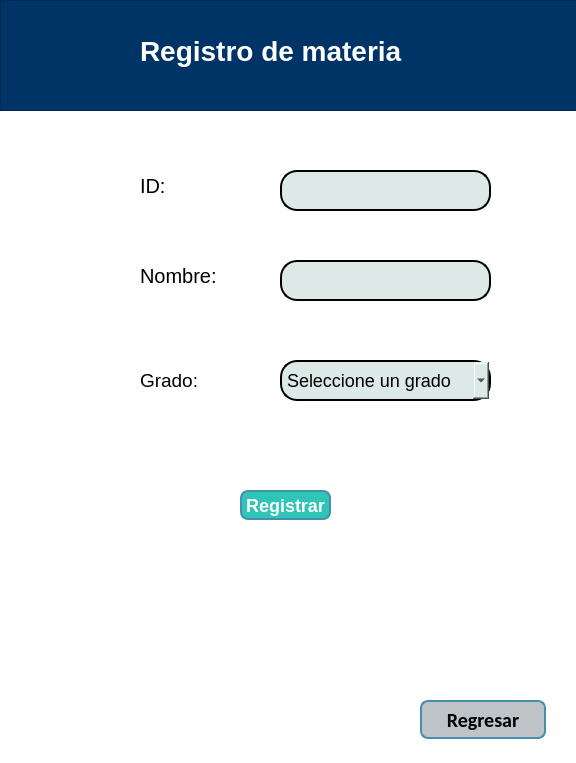
<?xml version="1.0" encoding="UTF-8"?>
<ui version="4.0">
 <class>Dialog</class>
 <widget class="QDialog" name="Dialog">
  <property name="geometry">
   <rect>
    <x>0</x>
    <y>0</y>
    <width>576</width>
    <height>763</height>
   </rect>
  </property>
  <property name="windowTitle">
   <string>Registrar Materia</string>
  </property>
  <property name="styleSheet">
   <string notr="true">background: #ffffff;</string>
  </property>
  <widget class="QLabel" name="label_10">
   <property name="geometry">
    <rect>
     <x>140</x>
     <y>170</y>
     <width>91</width>
     <height>31</height>
    </rect>
   </property>
   <property name="styleSheet">
    <string notr="true">color:#000000;
font-size: 20px;</string>
   </property>
   <property name="text">
    <string>ID:</string>
   </property>
  </widget>
  <widget class="QLineEdit" name="lbMateria">
   <property name="geometry">
    <rect>
     <x>280</x>
     <y>170</y>
     <width>211</width>
     <height>41</height>
    </rect>
   </property>
   <property name="sizePolicy">
    <sizepolicy hsizetype="Fixed" vsizetype="Fixed">
     <horstretch>0</horstretch>
     <verstretch>0</verstretch>
    </sizepolicy>
   </property>
   <property name="styleSheet">
    <string notr="true">color:#000000;
  border: 2px solid;
    border-radius: 17px;
    padding: 5px;
	background:#DCE9E6;
font-size:14px;</string>
   </property>
   <property name="alignment">
    <set>Qt::AlignLeading|Qt::AlignLeft|Qt::AlignVCenter</set>
   </property>
  </widget>
  <widget class="QLineEdit" name="lbNombre">
   <property name="geometry">
    <rect>
     <x>280</x>
     <y>260</y>
     <width>211</width>
     <height>41</height>
    </rect>
   </property>
   <property name="sizePolicy">
    <sizepolicy hsizetype="Fixed" vsizetype="Fixed">
     <horstretch>0</horstretch>
     <verstretch>0</verstretch>
    </sizepolicy>
   </property>
   <property name="font">
    <font>
     <pointsize>-1</pointsize>
    </font>
   </property>
   <property name="styleSheet">
    <string notr="true">color:#000000;
  border: 2px solid;
    border-radius: 17px;
    padding: 5px;
	background:#DCE9E6;
font-size:14px;</string>
   </property>
   <property name="alignment">
    <set>Qt::AlignLeading|Qt::AlignLeft|Qt::AlignVCenter</set>
   </property>
  </widget>
  <widget class="QLabel" name="label_11">
   <property name="geometry">
    <rect>
     <x>140</x>
     <y>260</y>
     <width>91</width>
     <height>31</height>
    </rect>
   </property>
   <property name="styleSheet">
    <string notr="true">color:#000000;
font-size: 20px;</string>
   </property>
   <property name="text">
    <string>Nombre:</string>
   </property>
  </widget>
  <widget class="QComboBox" name="cbGrado">
   <property name="geometry">
    <rect>
     <x>280</x>
     <y>360</y>
     <width>211</width>
     <height>41</height>
    </rect>
   </property>
   <property name="font">
    <font>
     <pointsize>-1</pointsize>
    </font>
   </property>
   <property name="cursor">
    <cursorShape>PointingHandCursor</cursorShape>
   </property>
   <property name="styleSheet">
    <string notr="true">color:#000000;
  border: 2px solid;
    border-radius: 17px;
    padding: 5px;
	background:#DCE9E6;
font-size:18px;</string>
   </property>
   <item>
    <property name="text">
     <string>Seleccione un grado</string>
    </property>
   </item>
   <item>
    <property name="text">
     <string>1</string>
    </property>
   </item>
   <item>
    <property name="text">
     <string>2</string>
    </property>
   </item>
   <item>
    <property name="text">
     <string>3</string>
    </property>
   </item>
  </widget>
  <widget class="QLabel" name="label_3">
   <property name="geometry">
    <rect>
     <x>140</x>
     <y>360</y>
     <width>81</width>
     <height>41</height>
    </rect>
   </property>
   <property name="font">
    <font>
     <family>Arial</family>
     <pointsize>14</pointsize>
    </font>
   </property>
   <property name="styleSheet">
    <string notr="true">color:#000000;</string>
   </property>
   <property name="text">
    <string>Grado:</string>
   </property>
  </widget>
  <widget class="QPushButton" name="btnRegistrar">
   <property name="geometry">
    <rect>
     <x>240</x>
     <y>490</y>
     <width>91</width>
     <height>30</height>
    </rect>
   </property>
   <property name="styleSheet">
    <string notr="true">QPushButton {
    background-color: #2EC4B6; 
    border: 2px solid #468FAF; 
    color: white;
    font-size: 18px;
    border-radius: 8px;
    padding: 2px;
    font-weight: bold;
}</string>
   </property>
   <property name="text">
    <string>  Registrar  </string>
   </property>
  </widget>
  <widget class="QPushButton" name="btnRegresar">
   <property name="geometry">
    <rect>
     <x>420</x>
     <y>700</y>
     <width>126</width>
     <height>39</height>
    </rect>
   </property>
   <property name="font">
    <font>
     <family>Calibri</family>
     <pointsize>15</pointsize>
     <weight>75</weight>
     <bold>true</bold>
    </font>
   </property>
   <property name="layoutDirection">
    <enum>Qt::LeftToRight</enum>
   </property>
   <property name="styleSheet">
    <string notr="true">QPushButton {
    background-color: #BDC3C7; 
    border: 2px solid #468FAF; 
    color: #000000;
    border-radius: 8px;
    padding: 2px;
}
QPushButton:hover {
    background-color: rgba(65,252,202, 0.3);
}

QPushButton:pressed {
    background-color: rgba(65,252,202, 0.5);
}</string>
   </property>
   <property name="text">
    <string>Regresar</string>
   </property>
   <property name="icon">
    <iconset>
     <normaloff>:/logo/icons/regresa.png</normaloff>:/logo/icons/regresa.png</iconset>
   </property>
   <property name="iconSize">
    <size>
     <width>22</width>
     <height>22</height>
    </size>
   </property>
  </widget>
  <widget class="QLabel" name="lbError">
   <property name="geometry">
    <rect>
     <x>40</x>
     <y>590</y>
     <width>481</width>
     <height>61</height>
    </rect>
   </property>
   <property name="font">
    <font>
     <pointsize>14</pointsize>
     <weight>75</weight>
     <bold>true</bold>
    </font>
   </property>
   <property name="layoutDirection">
    <enum>Qt::LeftToRight</enum>
   </property>
   <property name="styleSheet">
    <string notr="true">color:#000000;
qproperty-alignment: 'AlignCenter';
font-weight: bold;</string>
   </property>
   <property name="text">
    <string/>
   </property>
  </widget>
  <widget class="QFrame" name="frame">
   <property name="geometry">
    <rect>
     <x>0</x>
     <y>0</y>
     <width>581</width>
     <height>111</height>
    </rect>
   </property>
   <property name="styleSheet">
    <string notr="true"> background:#003466;
</string>
   </property>
   <property name="frameShape">
    <enum>QFrame::StyledPanel</enum>
   </property>
   <property name="frameShadow">
    <enum>QFrame::Raised</enum>
   </property>
   <widget class="QLabel" name="label_2">
    <property name="geometry">
     <rect>
      <x>140</x>
      <y>20</y>
      <width>321</width>
      <height>61</height>
     </rect>
    </property>
    <property name="font">
     <font>
      <pointsize>21</pointsize>
      <weight>75</weight>
      <bold>true</bold>
     </font>
    </property>
    <property name="styleSheet">
     <string notr="true">qproperty-alignment: 'AlignCenter';
color:#ffffff;
background: transparent;
font-weight: bold;
</string>
    </property>
    <property name="text">
     <string>Registro de materia</string>
    </property>
   </widget>
   <widget class="QLabel" name="label">
    <property name="geometry">
     <rect>
      <x>10</x>
      <y>20</y>
      <width>131</width>
      <height>61</height>
     </rect>
    </property>
    <property name="styleSheet">
     <string notr="true"> background:#003466
</string>
    </property>
    <property name="text">
     <string/>
    </property>
    <property name="pixmap">
     <pixmap>logosF.png</pixmap>
    </property>
    <property name="scaledContents">
     <bool>true</bool>
    </property>
   </widget>
  </widget>
 </widget>
 <resources/>
 <connections/>
</ui>
